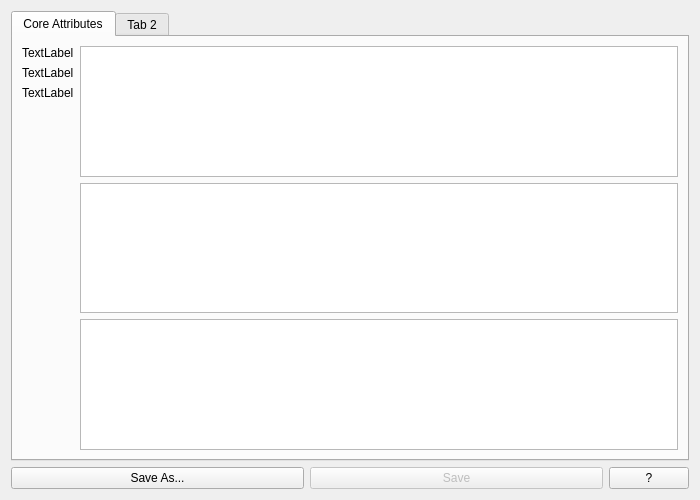
<?xml version="1.0" encoding="UTF-8"?>
<ui version="4.0">
 <class>OutfitWindow</class>
 <widget class="QWidget" name="OutfitWindow">
  <property name="geometry">
   <rect>
    <x>0</x>
    <y>0</y>
    <width>700</width>
    <height>500</height>
   </rect>
  </property>
  <property name="windowTitle">
   <string>Form</string>
  </property>
  <layout class="QGridLayout" name="gridLayout">
   <item row="2" column="0">
    <widget class="QPushButton" name="saveAsButton">
     <property name="toolTip">
      <string>&lt;html&gt;&lt;head/&gt;&lt;body&gt;&lt;p&gt;Save this mod as...&lt;/p&gt;&lt;/body&gt;&lt;/html&gt;</string>
     </property>
     <property name="text">
      <string>Save As...</string>
     </property>
    </widget>
   </item>
   <item row="2" column="1">
    <widget class="QPushButton" name="saveButton">
     <property name="enabled">
      <bool>false</bool>
     </property>
     <property name="text">
      <string>Save</string>
     </property>
    </widget>
   </item>
   <item row="2" column="2">
    <widget class="QPushButton" name="whatsThisButton">
     <property name="sizePolicy">
      <sizepolicy hsizetype="Fixed" vsizetype="Fixed">
       <horstretch>0</horstretch>
       <verstretch>0</verstretch>
      </sizepolicy>
     </property>
     <property name="toolTip">
      <string>&lt;html&gt;&lt;head/&gt;&lt;body&gt;&lt;p&gt;Enter 'What's This?' mode. Also done by pressing F1 on the keyboard.&lt;/p&gt;&lt;p&gt;'What's This?' mode helps clarify how to use the interface of this tool.&lt;/p&gt;&lt;/body&gt;&lt;/html&gt;</string>
     </property>
     <property name="text">
      <string>?</string>
     </property>
    </widget>
   </item>
   <item row="1" column="0" colspan="3">
    <widget class="QTabWidget" name="tabWidget">
     <widget class="QWidget" name="tab">
      <attribute name="title">
       <string>Core Attributes</string>
      </attribute>
      <layout class="QGridLayout" name="gridLayout_2">
       <item row="2" column="1">
        <widget class="QListView" name="listView_3"/>
       </item>
       <item row="0" column="1">
        <widget class="QListView" name="listView"/>
       </item>
       <item row="1" column="1">
        <widget class="QListView" name="listView_2"/>
       </item>
       <item row="0" column="0" rowspan="3">
        <layout class="QFormLayout" name="formLayout">
         <item row="0" column="0">
          <widget class="QLabel" name="label">
           <property name="text">
            <string>TextLabel</string>
           </property>
          </widget>
         </item>
         <item row="1" column="0">
          <widget class="QLabel" name="label_2">
           <property name="text">
            <string>TextLabel</string>
           </property>
          </widget>
         </item>
         <item row="2" column="0">
          <widget class="QLabel" name="label_3">
           <property name="text">
            <string>TextLabel</string>
           </property>
          </widget>
         </item>
        </layout>
       </item>
      </layout>
     </widget>
     <widget class="QWidget" name="tab_2">
      <attribute name="title">
       <string>Tab 2</string>
      </attribute>
     </widget>
    </widget>
   </item>
  </layout>
 </widget>
 <resources/>
 <connections/>
</ui>
